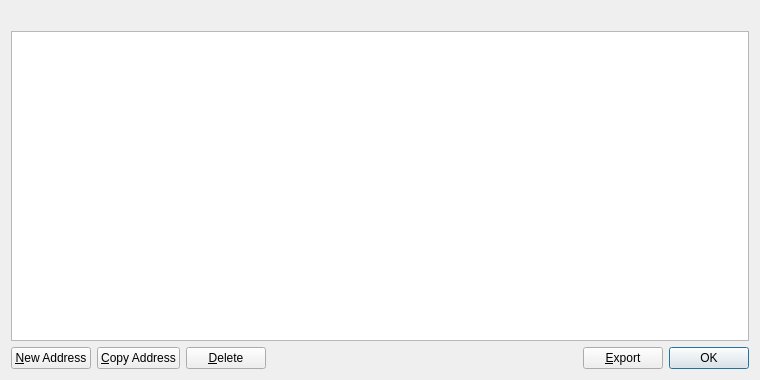
<?xml version="1.0" encoding="UTF-8"?>
<ui version="4.0">
 <class>AddressBookPage</class>
 <widget class="QWidget" name="AddressBookPage">
  <property name="geometry">
   <rect>
    <x>0</x>
    <y>0</y>
    <width>760</width>
    <height>380</height>
   </rect>
  </property>
  <property name="windowTitle">
   <string>Address Book</string>
  </property>
  <layout class="QVBoxLayout" name="verticalLayout">
   <item>
    <widget class="QLabel" name="labelExplanation">
     <property name="textFormat">
      <enum>Qt::PlainText</enum>
     </property>
     <property name="wordWrap">
      <bool>true</bool>
     </property>
    </widget>
   </item>
   <item>
    <widget class="QTableView" name="tableView">
     <property name="contextMenuPolicy">
      <enum>Qt::CustomContextMenu</enum>
     </property>
     <property name="toolTip">
      <string>Double-click to edit address or label</string>
     </property>
     <property name="tabKeyNavigation">
      <bool>false</bool>
     </property>
     <property name="alternatingRowColors">
      <bool>true</bool>
     </property>
     <property name="selectionMode">
      <enum>QAbstractItemView::SingleSelection</enum>
     </property>
     <property name="selectionBehavior">
      <enum>QAbstractItemView::SelectRows</enum>
     </property>
     <property name="sortingEnabled">
      <bool>true</bool>
     </property>
     <attribute name="verticalHeaderVisible">
      <bool>false</bool>
     </attribute>
    </widget>
   </item>
   <item>
    <layout class="QHBoxLayout" name="horizontalLayout">
     <item>
      <widget class="QPushButton" name="newAddress">
       <property name="toolTip">
        <string>Create a new address</string>
       </property>
       <property name="text">
        <string>&amp;New Address</string>
       </property>
       <property name="icon">
        <iconset resource="../bitcoin.qrc">
         <normaloff>:/icons/add</normaloff>:/icons/add</iconset>
       </property>
      </widget>
     </item>
     <item>
      <widget class="QPushButton" name="copyAddress">
       <property name="toolTip">
        <string>Copy the currently selected address to the system clipboard</string>
       </property>
       <property name="text">
        <string>&amp;Copy Address</string>
       </property>
       <property name="icon">
        <iconset resource="../bitcoin.qrc">
         <normaloff>:/icons/editcopy</normaloff>:/icons/editcopy</iconset>
       </property>
      </widget>
     </item>
     <item>
      <widget class="QPushButton" name="deleteAddress">
       <property name="toolTip">
        <string>Delete the currently selected address from the list</string>
       </property>
       <property name="text">
        <string>&amp;Delete</string>
       </property>
       <property name="icon">
        <iconset resource="../bitcoin.qrc">
         <normaloff>:/icons/remove</normaloff>:/icons/remove</iconset>
       </property>
      </widget>
     </item>
     <item>
      <spacer name="horizontalSpacer">
       <property name="orientation">
        <enum>Qt::Horizontal</enum>
       </property>
       <property name="sizeHint" stdset="0">
        <size>
         <width>40</width>
         <height>20</height>
        </size>
       </property>
      </spacer>
     </item>
     <item>
      <widget class="QPushButton" name="exportButton">
       <property name="toolTip">
        <string>Export the data in the current tab to a file</string>
       </property>
       <property name="text">
        <string>&amp;Export</string>
       </property>
       <property name="icon">
        <iconset resource="../bitcoin.qrc">
         <normaloff>:/icons/export</normaloff>:/icons/export</iconset>
       </property>
      </widget>
     </item>
     <item>
      <widget class="QDialogButtonBox" name="buttonBox">
       <property name="sizePolicy">
        <sizepolicy hsizetype="Maximum" vsizetype="Fixed">
         <horstretch>0</horstretch>
         <verstretch>0</verstretch>
        </sizepolicy>
       </property>
       <property name="standardButtons">
        <set>QDialogButtonBox::Ok</set>
       </property>
      </widget>
     </item>
    </layout>
   </item>
  </layout>
 </widget>
 <resources>
  <include location="../bitcoin.qrc"/>
 </resources>
 <connections/>
</ui>
